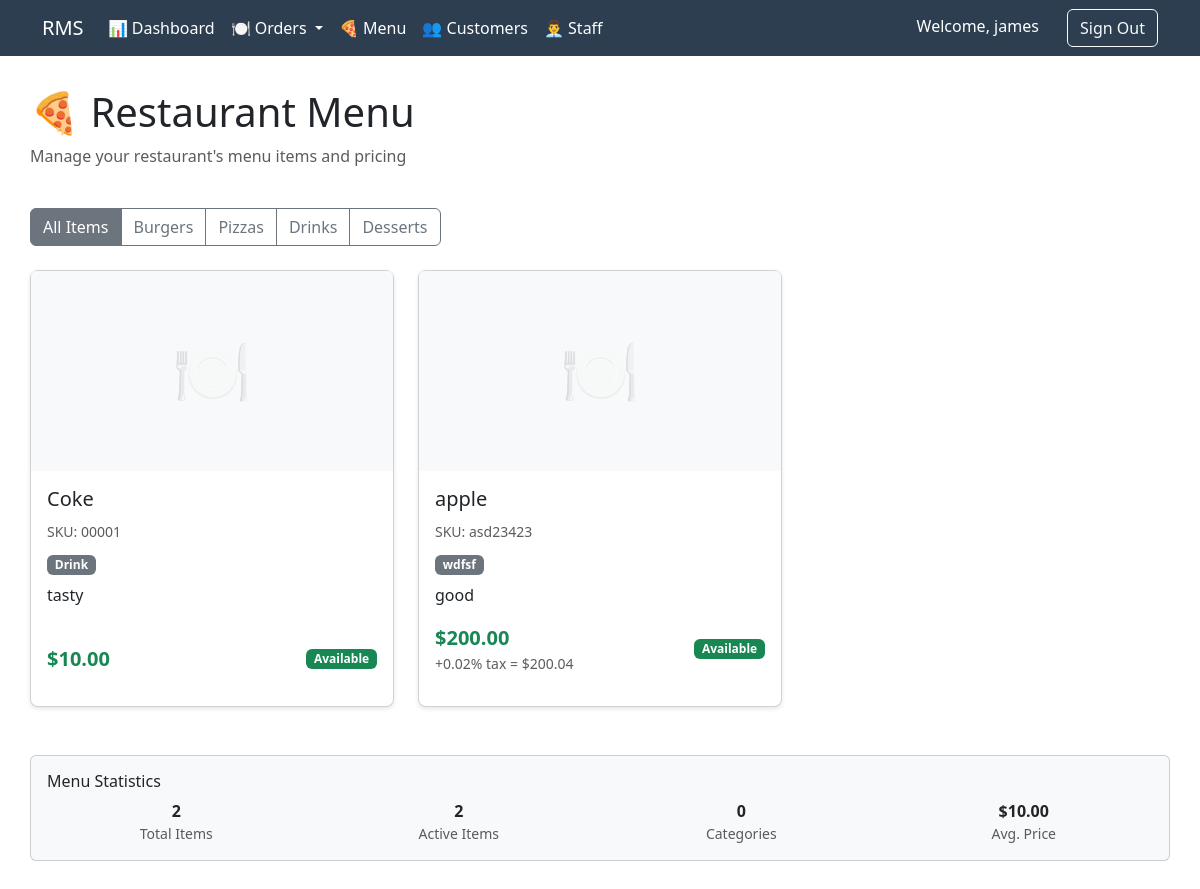
Page /menu/ (signed in) on the committed database.
### accounts/models.py (models this page shows, shortened)
class User(AbstractUser):
    class Role(models.TextChoices):
        ADMIN = 'ADMIN', 'Admin'         # Can do everything
        MANAGER = 'MANAGER', "Manager"   # Can manage orders and staff
        CASHIER = 'CASHIER', 'Cashier'   # Can take orders and payments
        STAFF = 'STAFF', 'Staff'         # Basic access
    role = models.CharField(max_length=10, choices=Role.choices)

### menu/models.py (models this page shows, shortened)
class Product(models.Model):
    name = models.CharField(max_length=100)                                # Product name (like "Cheeseburger")
    sku = models.CharField(max_length=50, unique=True)                     # Product code (like "BURGER001")
    category = models.CharField(max_length=100)                            # Category (like "Burgers", "Drinks", "Desserts")
    price = models.DecimalField(max_digits=10, decimal_places=2)           # Base price (like 12.99)
    tax_rate = models.DecimalField(max_digits=5, decimal_places=2, default=0.00)  # Tax percentage (like 8.5 for 8.5%)
    description = models.TextField(blank=True, null=True)                  # Description of the item (optional)
    is_active = models.BooleanField(default=True)                          # Is this item available to order?
    def get_price_with_tax(self):
        return self.price * (1 + self.tax_rate / 100)
    class Meta:
        indexes = [models.Index(fields=["category", "is_active"])]

### menu/views.py (the view)
# urls.py: path('menu/', menu_views.menu_list, name='menu_list'),
def menu_list(request):
	products = Product.objects.all()
	return render(request, 'menu_list.html', {'products': products})

### templates/menu_list.html (shortened to what this page needs)
{% extends 'base.html' %}
{% block content %}
<div class="d-flex justify-content-between align-items-center mb-4">
    <div>
        <h1>🍕 Restaurant Menu</h1>
        <p class="text-muted">Manage your restaurant's menu items and pricing</p>
    </div>
</div>
<div class="mb-4">
    <div class="btn-group" role="group">
        <button type="button" class="btn btn-outline-secondary active">All Items</button>
        <button type="button" class="btn btn-outline-secondary">Burgers</button>
        <button type="button" class="btn btn-outline-secondary">Pizzas</button>
        <button type="button" class="btn btn-outline-secondary">Drinks</button>
        <button type="button" class="btn btn-outline-secondary">Desserts</button>
    </div>
</div>
{% if products %}
    <div class="row row-cols-1 row-cols-md-2 row-cols-lg-3 g-4">
        {% for product in products %}
        <div class="col">
            <div class="card content-card h-100">
                <div class="card-img-top bg-light d-flex align-items-center justify-content-center" style="height: 200px;">
                    {% if product.image %}
                        <img src="{{ product.image.url }}" class="img-fluid rounded-top" alt="{{ product.name }}" style="max-height: 200px; object-fit: cover;">
                    {% else %}
                        <span style="font-size: 4rem; opacity: 0.3;">🍽️</span>
                    {% endif %}
                </div>
                <div class="card-body d-flex flex-column">
                    <div class="mb-2">
                        <h5 class="card-title">{{ product.name }}</h5>
                        <small class="text-muted">SKU: {{ product.sku }}</small>
                    </div>
                    <div class="mb-2">
                        <span class="badge bg-secondary">{{ product.category }}</span>
                    </div>
                    {% if product.description %}
                    <p class="card-text flex-grow-1">{{ product.description }}</p>
                    {% endif %}
                    <div class="mb-3">
                        <div class="d-flex justify-content-between align-items-center">
                            <div>
                                <strong class="text-success fs-5">${{ product.price }}</strong>
                                {% if product.tax_rate > 0 %}
                                    <small class="text-muted d-block">
                                        +{{ product.tax_rate }}% tax = ${{ product.get_price_with_tax|floatformat:2 }}
                                    </small>
                                {% endif %}
                            </div>
                            {% if product.is_active %}
                                <span class="badge bg-success">Available</span>
                            {% else %}
                                <span class="badge bg-danger">Not Available</span>
                            {% endif %}
                        </div>
                    </div>
                </div>
            </div>
        </div>
        {% endfor %}
    </div>
{% endif %}
{% if products %}
<div class="row mt-5">
    <div class="col-md-12">
        <div class="card bg-light">
            <div class="card-body">
                <h6 class="card-title">Menu Statistics</h6>
                <div class="row text-center">
                    <div class="col-md-3">
                        <strong>{{ products|length }}</strong>
                        <small class="d-block text-muted">Total Items</small>
                    </div>
                    <div class="col-md-3">
                        <strong>{{ products|length }}</strong>
                        <small class="d-block text-muted">Active Items</small>
                    </div>
                    <div class="col-md-3">
                        <strong>0</strong>
                        <small class="d-block text-muted">Categories</small>
                    </div>
                    <div class="col-md-3">
                        <strong>${{ products.0.price|default:0 }}</strong>
                        <small class="d-block text-muted">Avg. Price</small>
                    </div>
                </div>
            </div>
        </div>
    </div>
</div>
{% endif %}
{% endblock %}

### templates/base.html (shortened to what this page needs)
<!DOCTYPE html>
<html lang="en">
<head>
    <link href="https://cdn.jsdelivr.net/npm/bootstrap@5.3.0/dist/css/bootstrap.min.css" rel="stylesheet">
</head>
<body>
    <nav class="navbar navbar-expand-lg navbar-custom">
        <div class="container">
            <a class="navbar-brand" href="{% url 'home' %}">RMS</a>
            <div class="collapse navbar-collapse" id="navbarNav">
                <ul class="navbar-nav me-auto">
                    {% if user.is_authenticated %}
                        <li class="nav-item">
                            <a class="nav-link" href="{% url 'dashboard' %}">
                                📊 Dashboard
                            </a>
                        </li>
                        <li class="nav-item dropdown">
                            <a class="nav-link dropdown-toggle" href="#" role="button" data-bs-toggle="dropdown">
                                🍽️ Orders
                            </a>
                        </li>
                        <li class="nav-item">
                            <a class="nav-link" href="{% url 'menu_list' %}">🍕 Menu</a>
                        </li>
                        <li class="nav-item">
                            <a class="nav-link" href="{% url 'customer_list' %}">👥 Customers</a>
                        </li>
                        <li class="nav-item">
                            <a class="nav-link" href="{% url 'staff_list' %}">👨‍💼 Staff</a>
                        </li>
                    {% endif %}
                </ul>
                <div class="auth-buttons">
                    {% if user.is_authenticated %}
                        <span class="text-white me-3">Welcome, {{ user.username }}</span>
                        <a href="{% url 'signout' %}" class="btn btn-outline-light">Sign Out</a>
                    {% else %}
                        <a href="{% url 'signin' %}" class="btn btn-outline-light">Sign In</a>
                        <a href="{% url 'signup' %}" class="btn btn-light">Sign Up</a>
                    {% endif %}
                </div>
            </div>
        </div>
    </nav>
    <div class="container main-content">
        {% block content %}
        {% endblock %}
    </div>
</body>
</html>

### templates/base.html (style rules this page uses)
.navbar-custom { background-color: #2c3e50; }
.navbar-custom .navbar-brand, .navbar-custom .nav-link { color: white !important; }
.main-content { padding: 2rem 0; min-height: 80vh; }
.auth-buttons .btn { margin-left: 0.5rem; }
.content-card { box-shadow: 0 2px 4px rgba(0,0,0,0.1); border-radius: 8px; }

### rows in the picture
User: username "james"
Product: name "Coke", sku "00001", category "Drink", description "tasty", price "10.00", is_active "Available"
Product: name "apple", sku "asd23423", category "wdfsf", description "good", price "200.00", tax_rate "0.02", get_price_with_tax "200.04", is_active "Available"

### other values in the picture
{{ products|length }} "2"
